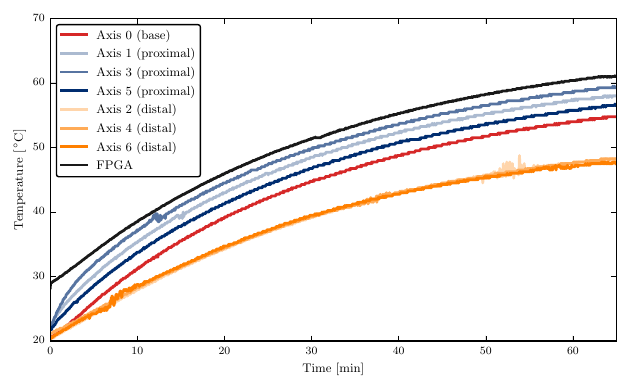

Python code for this plot:
# -*- coding: utf-8 -*-

import os, sys
print("CWD: " + os.getcwd() )

# Load configuration file before pyplot
config_path = os.path.abspath('../matplotlib/')
sys.path.append(config_path)
import configuration as config

# Library path
lib_path = os.path.abspath('../../lib')
sys.path.append(lib_path)
import framemanager_python
#reload(framemanager_python) # Force reloading of external library (convenient during active development)


import matplotlib.pyplot as plt
import numpy as np
#import brewer2mpl
 
#----------------------------------------
# Load raw sensor and temperature values
#----------------------------------------

#data = np.genfromtxt("noise_rising_temperature_threshold_calibration_temperature.dat", dtype=float, delimiter=';', names=True)
#names = data.dtype.names[1:]

profileName = os.path.abspath("temperature-noise.dsa")
frameManager = framemanager_python.FrameManagerWrapper()
frameManager.load_profile(profileName);



###############################
# Characteristic sensor values
###############################
sensor_values = np.column_stack((frameManager.get_max_matrix_list(0),
                                 frameManager.get_max_matrix_list(1),
                                 frameManager.get_max_matrix_list(2),
                                 frameManager.get_max_matrix_list(3),
                                 frameManager.get_max_matrix_list(4),
                                 frameManager.get_max_matrix_list(5) ))
                                 
# Time stamps of tactile sensors
timestamps_ts = frameManager.get_tsframe_timestamp_list()
timestamps_ts = (timestamps_ts-timestamps_ts[0]) / 1000.0 # Relative timestamps in seconds


###############
# Temperatures
###############

# Temperatures 0-6: Close to corresponding motors
# Temperature 7: FPGA
# Temperature 8: Printed circuit board
numTemperatures = frameManager.get_temperature_frame_count()
temperature_frames_full = frameManager.get_temperature_frame_list()
# slice of relevant axis temperatures
# i.e. (axis 1 -> matrix 0), (axis 2 -> matrix 1) ... (axis 6 -> matrix 5)
temperature_frames = temperature_frames_full[:,1:7] 

# Time stamps of temperature readings
timestamps_temperature = frameManager.get_temperature_frame_timestamp_list()
timestamps_temperature = (timestamps_temperature-timestamps_temperature[0]) / 1000.0 # Relative timestamps in seconds
timestamps_temperature /= 60.0



###########
# Plotting
###########

text_width = 6.30045 # LaTeX text width in inches
golden_ratio = (1 + np.sqrt(5) ) / 2.0
size_factor = 1.0
figure_width = size_factor*text_width
figure_height = (figure_width / golden_ratio)
#figure_height = 1.3 * figure_width
figure_size = [figure_width, figure_height]
config.load_config_medium()



'''
# Some Categorical colors
colors = [(0.12156862745098039, 0.4666666666666667, 0.7058823529411765), # Blue
          (1.0, 0.4980392156862745, 0.054901960784313725), # Orange
          (0.17254901960784313, 0.6274509803921569, 0.17254901960784313), # Green
          (0.8392156862745098, 0.15294117647058825, 0.1568627450980392), # Red
          (0.5803921568627451, 0.403921568627451, 0.7411764705882353), # Purple
          (0.5490196078431373, 0.33725490196078434, 0.29411764705882354), # Brown
          (0.5, 0.5, 0.5), # Gray
          (0.7372549019607844, 0.7411764705882353, 0.13333333333333333), # Greenish/yellow
          (0.09019607843137255, 0.7450980392156863, 0.8117647058823529), # Aquamarine
          (0.8901960784313725, 0.4666666666666667, 0.7607843137254902)]  # Pink
'''

'''
# Custom categorical colors
colors = [(0.8392156862745098, 0.1568627450980392, 0.1568627450980392), # Red
          (0.0, 0.17647058823529413, 0.4392156862745098),               # Blue 1
          (1.0, 0.5, 0.0),                                              # Orange 1
          (0.3411764705882353, 0.4549019607843137, 0.6274509803921569), # Blue 2
          (1.0, 0.6666666666666666, 0.3411764705882353),                # Orange 2
          (0.6705882352941176, 0.7254901960784313, 0.8117647058823529), # Blue 3
          (1.0, 0.8313725490196079, 0.6705882352941176),                # Orange 3
          (0.5, 0.5, 0.5)]                                              # Gray
'''

#(0.50196078431, 0.33725490196, 0.21568627451), # Brown
colors = [(0.8392156862745098, 0.1568627450980392, 0.1568627450980392), # Red 
          config.alphablend(config.UIBK_orange, 0.33),
          config.alphablend(config.UIBK_blue, 0.33),    
          config.alphablend(config.UIBK_orange, 0.66),
          config.alphablend(config.UIBK_blue, 0.66),
          config.UIBK_orange, 
          config.UIBK_blue,
          (0.1, 0.1, 0.1)]                                              

     

     
fig, ax = plt.subplots(nrows=1, ncols=1, sharex=False, sharey=False, squeeze=True, figsize=figure_size, dpi=100)

temperature_sensors = ["Axis 0 (base)", "Axis 1 (proximal)", "Axis 2 (distal)", "Axis 3 (proximal)", "Axis 4 (distal)", "Axis 5 (proximal)", "Axis 6 (distal)", "FPGA"]


plotting_order = np.array([0,1,3,5,2,4,6,7])
for entry in plotting_order:
    i = entry
    sensor = temperature_sensors[i]
    ax.plot(timestamps_temperature, temperature_frames_full[:,i], ls='-', lw=2, color=colors[i], alpha=1.0, label=sensor)
    
    
bbox_props = dict(boxstyle="round", fc="w", ec="0.5", alpha=1.0)
ax.text(1500, 37, r"Distal axis motors", 
        horizontalalignment='left',
        verticalalignment='center',
        fontsize='medium',
        bbox=bbox_props)

ax.text(2000, 46, r"Rotational axis", 
        horizontalalignment='left',
        verticalalignment='center',
        fontsize='medium',
        bbox=bbox_props)
        
ax.text(2500, 54, r"Proximal axis motors", 
        horizontalalignment='left',
        verticalalignment='center',
        fontsize='medium',
        bbox=bbox_props)


#ax.set_title(r"Rising temperature under static load (0.4 Ampere)")
ax.set_xlabel("Time [min]")
ax.set_ylabel("Temperature [$\,^{\circ}\mathrm{C}$]", rotation=90)
ax.legend(loc = 'upper left', fancybox=True, shadow=False, framealpha=1.0)

ax.set_xlim([0,65])
ax.set_ylim([20, 70])


fig.tight_layout()
#plt.show() 

plotname = "rising_temperature"
fig.savefig(plotname+".pdf", pad_inches=0, dpi=fig.dpi) # pdf
fig.savefig(plotname+".pgf", pad_inches=0, dpi=fig.dpi) # pgf
